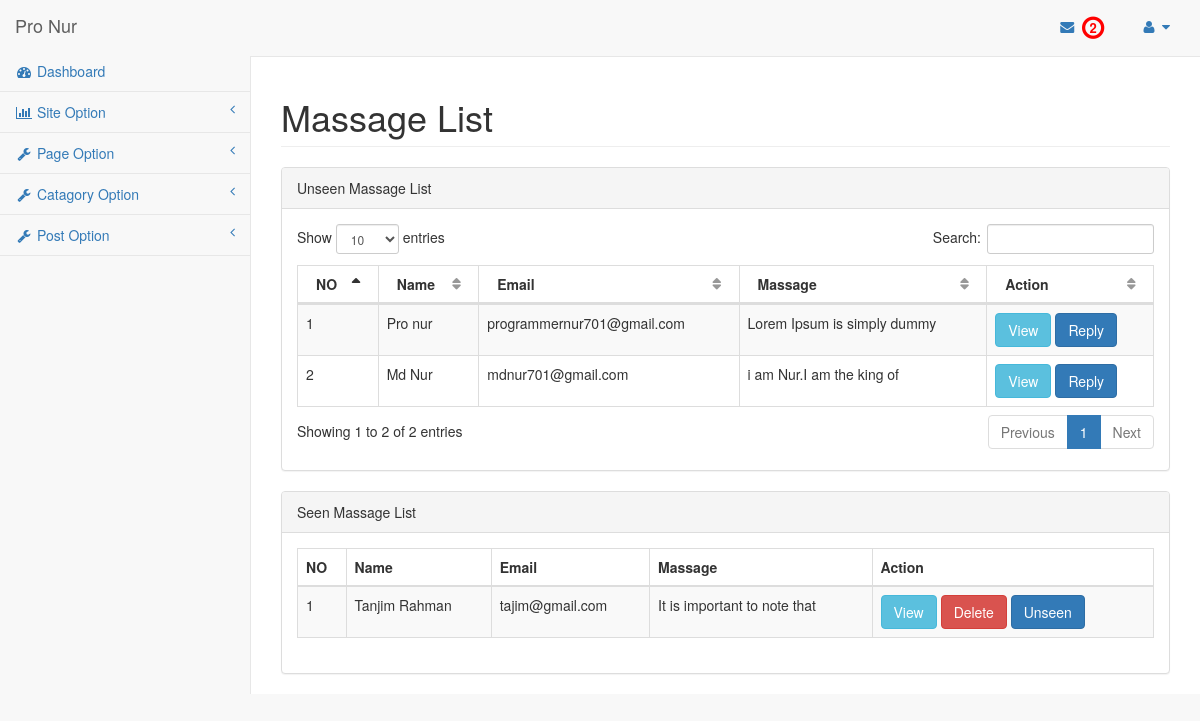
/admin/Massagelist.php (signed in), run on the app's committed database.
### tables this page shows
CREATE TABLE `tbl_massage` (
  `id` int(11) NOT NULL,
  `name` varchar(32) NOT NULL,
  `email` varchar(255) NOT NULL,
  `massage` text NOT NULL,
  `status` int(11) NOT NULL DEFAULT '0'
);

### Classes/Massage.php (called while the page is built, shortened)
<?php
class Massage   extends Main{
    protected $table ="tbl_massage";
    public function readALLbyStatus($status){
        $sql ="SELECT * FROM ".$this->table." WHERE status =:status  ORDER BY id DESC";
        $stmt =Database::prepare($sql);
        $stmt->bindParam(":status",$status);
        $stmt->execute();
        return $stmt->fetchAll();
    }
}

### lib/Database.php (called while the page is built)
<?php
class Database {
    private static $pdo;
    public static function Connection(){
        if(!isset(self::$pdo)){
            try {
                self::$pdo = new PDO("mysql:host=".DB_HOST.";dbname=".DB_NAME,DB_USER,DB_PASS);
            } catch (PDOException $e) {
                echo "Connection fail...".$e->getMessage();
            }
        }
        return self::$pdo;
    }
    public static function prepare($sql) {
        return self::Connection()->prepare($sql);
    }
}

### helper/Format.php (called while the page is built, shortened)
<?php
class Format{
    public function textShortenMassage($text, $limit = 400){
        $text = $text. " ";
        $text = substr($text, 0, $limit);
        $text = substr($text, 0, strrpos($text, ' '));
        return $text;
    }
}

### admin/Massagelist.php (the view, shortened to what this page needs)
<?php include "inc/header.php";?>
<?php include "inc/sidebar.php";?>
    <div id="page-wrapper">
        <div class="row">
            <div class="col-lg-12">
                <h1 class="page-header">Massage List</h1>
            </div>
        </div>
        <div class="row">
            <div class="col-lg-12">
                <div class="panel panel-default">
                    <div class="panel-heading">
                        Unseen Massage List
                    </div>
                    <div class="panel-body ">
                        <?php
                            $msg = new Massage();
                        ?>
                        <table width="100%" class="table table-striped table-bordered table-hover" id="dataTables-example">
                            <thead>
                            <tr>
                                <th>NO</th>
                                <th>Name</th>
                                <th>Email</th>
                                <th>Massage</th>
                                <th>Action</th>
                            </tr>
                            </thead>
                            <tbody>
                            <?php
                            $i= 1;
                            foreach ($msg->readALLbyStatus(0) as $key => $Value){
                                ?>
                                <tr class="odd gradeX">
                                    <td><?php echo $i++?></td>
                                    <td><?php echo $Value['name']?></td>
                                    <td><?php echo $Value['email']?></td>
                                    <td><?php echo $fm->textShortenMassage($Value['massage'],30);?></td>
                                    <td>
                                        <a href="readMassage.php?id=<?php echo $Value['id'];?>" class="btn btn-info">View</a>
                                        <a href="replyMsg.php?id=<?php echo $Value['id'];?>" class="btn btn-primary">Reply</a>
                                    </td>
                                </tr>
                            <?php    } ?>
                            </tbody>
                        </table>
                    </div>
                </div>
                <div class="panel panel-default">
                    <div class="panel-heading">
                        Seen Massage List
                    </div>
                    <div class="panel-body ">
                        <table width="100%" class="table table-striped table-bordered table-hover" id="dataTables-example">
                            <thead>
                            <tr>
                                <th>NO</th>
                                <th>Name</th>
                                <th>Email</th>
                                <th>Massage</th>
                                <th>Action</th>
                            </tr>
                            </thead>
                            <tbody>
                            <?php
                            $msg = new Massage();
                            $id = 1;
                            foreach ($msg->readALLbyStatus(1) as $key => $Value){
                                ?>
                                <tr class="odd gradeX">
                                    <td><?php echo $id++?></td>
                                    <td><?php echo $Value['name']?></td>
                                    <td><?php echo $Value['email']?></td>
                                    <td><?php echo $fm->textShortenMassage($Value['massage'],30);?></td>
                                    <td>
                                        <a href="readMassage.php?id=<?php echo $Value['id'];?>" class="btn btn-info">View</a>
                                        <a href="?delid=<?php echo $Value['id'];?>" class="btn btn-danger" onclick="return confirm('Are you sure to delete ?')">Delete</a>
                                        <a href="?unseen=<?php echo $Value['id'];?>" class="btn btn-primary" onclick="return confirm('Are you sure to Unseen this massage ?')">Unseen</a>
                                    </td>
                                </tr>
                            <?php    } ?>
                            </tbody>
                        </table>
                    </div>
                </div>
            </div>
        </div>
    </div>
<?php include "inc/footer.php";?>

### data on the page
tbl_massage: name "Pro nur", email "programmernur701@gmail.com", massage "Lorem Ipsum is simply dummy"
tbl_massage: name "Md Nur", email "mdnur701@gmail.com", massage "i am Nur.I am the king of"
tbl_massage: name "Tanjim Rahman", email "tajim@gmail.com", massage "It is important to note that"

### other printed values
$massage->CountRow() "2"
